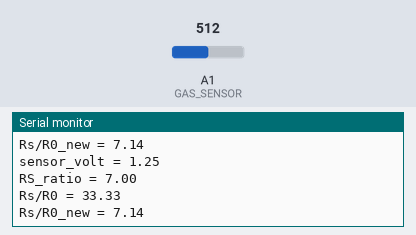
Simulated run of this sketch. Board: Arduino Uno, built with avr-gcc and run on an emulated ATmega328P. Shown: the last lines printed to the serial monitor. Inputs (shaded band) come from the test bench; at power-on: A1 (GAS_SENSOR) = 512.

Above: at 1.8 s.
1.9 s: A1 (GAS_SENSOR) set to 0
At 2.8 s:
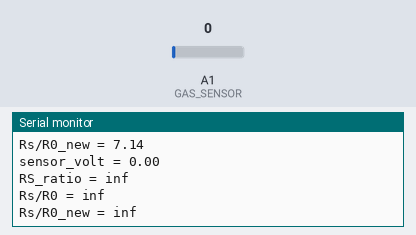
3.5 s: A1 (GAS_SENSOR) set to 122
At 4.5 s:
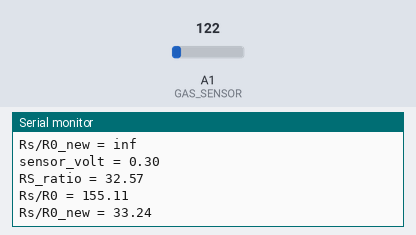
Timing chart, 0 to 6.5 s (numbered marks = the images above; inputs shaded):
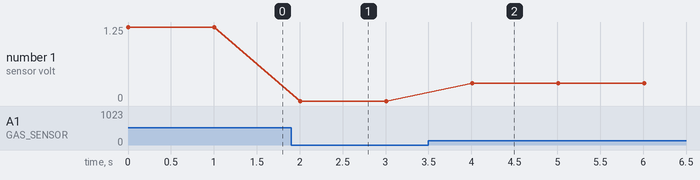

The sketch:

gas_sensor_test_value.ino
```cpp
/*
 MQ9
 modified on 19 Feb 2019
 by Saeed Hosseini
 https://electropeak.com/learn/
*/
#define GAS_SENSOR 15

void setup() {
 Serial.begin(115200);
}
void loop() {
 float sensor_volt;
 float RS_gas;
 float ratio;
//-Replace the name "R0" with the value of R0 in the demo of First Test -/
 float R0 = 0.21;
 float R0_new = 0.98;
 float sensorValue = analogRead(GAS_SENSOR)/4.0;
 sensor_volt = (sensorValue / 1024) * 10.0;
  RS_gas = (10.0 - sensor_volt) / sensor_volt; // Depend on RL on yor module
 ratio = RS_gas / R0; // ratio = RS/R0
//------------------------------------------------------------/
 Serial.print("sensor_volt = ");
 Serial.println(sensor_volt);
 Serial.print("RS_ratio = ");
 Serial.println(RS_gas);
 Serial.print("Rs/R0 = ");
 Serial.println(ratio);
 Serial.print("Rs/R0_new = ");
 Serial.println(RS_gas/R0_new);
 Serial.print("\n\n");

 delay(1000);
}
```

Measured:
- after the input at 1.9 s, the serial monitor: prints a new line after 0.11 s (image 1)
- after the input at 3.5 s, the serial monitor: prints a new line after 0.51 s (image 2)
- plotted number 1: 0 → 0.3 after the input at 3.5 s
